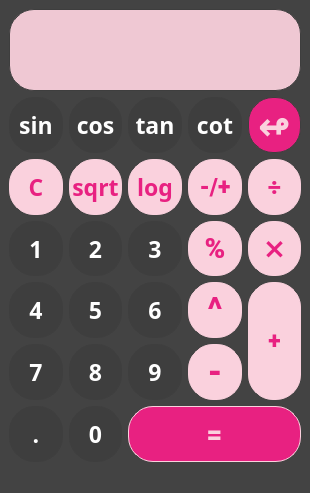
<?xml version="1.0" encoding="UTF-8"?>
<ui version="4.0">
 <class>window</class>
 <widget class="QMainWindow" name="window">
  <property name="geometry">
   <rect>
    <x>0</x>
    <y>0</y>
    <width>310</width>
    <height>493</height>
   </rect>
  </property>
  <property name="sizePolicy">
   <sizepolicy hsizetype="Expanding" vsizetype="Expanding">
    <horstretch>0</horstretch>
    <verstretch>0</verstretch>
   </sizepolicy>
  </property>
  <property name="font">
   <font>
    <bold>false</bold>
   </font>
  </property>
  <property name="windowTitle">
   <string>MainWindow</string>
  </property>
  <property name="styleSheet">
   <string notr="true">background-color:rgb(67, 67, 67);</string>
  </property>
  <widget class="QWidget" name="centralwidget">
   <layout class="QGridLayout" name="gridLayout">
    <item row="6" column="2" colspan="3">
     <widget class="QPushButton" name="result_button">
      <property name="sizePolicy">
       <sizepolicy hsizetype="Expanding" vsizetype="Expanding">
        <horstretch>0</horstretch>
        <verstretch>0</verstretch>
       </sizepolicy>
      </property>
      <property name="minimumSize">
       <size>
        <width>172</width>
        <height>52</height>
       </size>
      </property>
      <property name="maximumSize">
       <size>
        <width>16777215</width>
        <height>16777215</height>
       </size>
      </property>
      <property name="baseSize">
       <size>
        <width>75</width>
        <height>75</height>
       </size>
      </property>
      <property name="font">
       <font>
        <family>Roboto Black</family>
        <pointsize>20</pointsize>
        <bold>true</bold>
       </font>
      </property>
      <property name="autoFillBackground">
       <bool>false</bool>
      </property>
      <property name="styleSheet">
       <string notr="true">color:rgb(250, 209, 221);
background-color:rgb(232, 33, 129);
border-style: solid;
 border-width:1px;
 border-radius:25px;
 border-color:rgb(250, 209, 221);
 min-width:170px;
 min-height:50px;</string>
      </property>
      <property name="text">
       <string>=</string>
      </property>
      <property name="iconSize">
       <size>
        <width>20</width>
        <height>20</height>
       </size>
      </property>
     </widget>
    </item>
    <item row="1" column="0">
     <widget class="QPushButton" name="sin_button">
      <property name="sizePolicy">
       <sizepolicy hsizetype="Expanding" vsizetype="Expanding">
        <horstretch>0</horstretch>
        <verstretch>0</verstretch>
       </sizepolicy>
      </property>
      <property name="minimumSize">
       <size>
        <width>52</width>
        <height>52</height>
       </size>
      </property>
      <property name="maximumSize">
       <size>
        <width>16777215</width>
        <height>16777215</height>
       </size>
      </property>
      <property name="baseSize">
       <size>
        <width>75</width>
        <height>75</height>
       </size>
      </property>
      <property name="font">
       <font>
        <family>Script MT Bold</family>
        <pointsize>17</pointsize>
        <bold>true</bold>
       </font>
      </property>
      <property name="autoFillBackground">
       <bool>false</bool>
      </property>
      <property name="styleSheet">
       <string notr="true">color: rgb(255, 255, 255);
background-color:rgb(62, 62, 62);
border-style: solid;
 border-width:1px;
 border-radius:25px;
 border-color:rgb(62, 62, 62) ;
 min-width:50px;
 min-height:50px;</string>
      </property>
      <property name="text">
       <string>sin</string>
      </property>
      <property name="iconSize">
       <size>
        <width>20</width>
        <height>20</height>
       </size>
      </property>
     </widget>
    </item>
    <item row="1" column="4">
     <widget class="QPushButton" name="backspace_button">
      <property name="sizePolicy">
       <sizepolicy hsizetype="Expanding" vsizetype="Expanding">
        <horstretch>0</horstretch>
        <verstretch>0</verstretch>
       </sizepolicy>
      </property>
      <property name="minimumSize">
       <size>
        <width>52</width>
        <height>52</height>
       </size>
      </property>
      <property name="maximumSize">
       <size>
        <width>16777215</width>
        <height>16777215</height>
       </size>
      </property>
      <property name="baseSize">
       <size>
        <width>75</width>
        <height>75</height>
       </size>
      </property>
      <property name="font">
       <font>
        <family>Script MT Bold</family>
        <pointsize>29</pointsize>
        <bold>true</bold>
       </font>
      </property>
      <property name="autoFillBackground">
       <bool>false</bool>
      </property>
      <property name="styleSheet">
       <string notr="true">color:rgb(250, 209, 221);
background-color:rgb(232, 33, 129);
border-style: solid;
 border-width:1px;
 border-radius:25px;
 border-color:rgb(62, 62, 62) ;
 min-width:50px;
 min-height:50px;</string>
      </property>
      <property name="text">
       <string>↫</string>
      </property>
      <property name="iconSize">
       <size>
        <width>20</width>
        <height>20</height>
       </size>
      </property>
     </widget>
    </item>
    <item row="2" column="0">
     <widget class="QPushButton" name="AC_button">
      <property name="sizePolicy">
       <sizepolicy hsizetype="Expanding" vsizetype="Expanding">
        <horstretch>0</horstretch>
        <verstretch>0</verstretch>
       </sizepolicy>
      </property>
      <property name="minimumSize">
       <size>
        <width>52</width>
        <height>52</height>
       </size>
      </property>
      <property name="maximumSize">
       <size>
        <width>16777215</width>
        <height>16777215</height>
       </size>
      </property>
      <property name="baseSize">
       <size>
        <width>75</width>
        <height>75</height>
       </size>
      </property>
      <property name="font">
       <font>
        <family>Script MT Bold</family>
        <pointsize>17</pointsize>
        <bold>true</bold>
       </font>
      </property>
      <property name="autoFillBackground">
       <bool>false</bool>
      </property>
      <property name="styleSheet">
       <string notr="true">background-color:rgb(250, 209, 221);
color:rgb(232, 33, 129);
border-style: solid;
 border-width:1px;
 border-radius:25px;
 border-color:rgb(250, 209, 221);
 min-width:50px;
 min-height:50px;</string>
      </property>
      <property name="text">
       <string>C</string>
      </property>
      <property name="iconSize">
       <size>
        <width>20</width>
        <height>20</height>
       </size>
      </property>
     </widget>
    </item>
    <item row="3" column="2">
     <widget class="QPushButton" name="three_button">
      <property name="sizePolicy">
       <sizepolicy hsizetype="Expanding" vsizetype="Expanding">
        <horstretch>0</horstretch>
        <verstretch>0</verstretch>
       </sizepolicy>
      </property>
      <property name="minimumSize">
       <size>
        <width>52</width>
        <height>52</height>
       </size>
      </property>
      <property name="maximumSize">
       <size>
        <width>16777215</width>
        <height>16777215</height>
       </size>
      </property>
      <property name="baseSize">
       <size>
        <width>75</width>
        <height>75</height>
       </size>
      </property>
      <property name="font">
       <font>
        <family>Script MT Bold</family>
        <pointsize>17</pointsize>
        <bold>true</bold>
       </font>
      </property>
      <property name="autoFillBackground">
       <bool>false</bool>
      </property>
      <property name="styleSheet">
       <string notr="true">color: rgb(255, 255, 255);
background-color:rgb(62, 62, 62);
border-style: solid;
 border-width:1px;
 border-radius:25px;
 border-color:rgb(62, 62, 62) ;
 min-width:50px;
 min-height:50px;</string>
      </property>
      <property name="text">
       <string>3</string>
      </property>
      <property name="iconSize">
       <size>
        <width>20</width>
        <height>20</height>
       </size>
      </property>
     </widget>
    </item>
    <item row="3" column="4">
     <widget class="QPushButton" name="multiplication_button">
      <property name="sizePolicy">
       <sizepolicy hsizetype="Expanding" vsizetype="Expanding">
        <horstretch>0</horstretch>
        <verstretch>0</verstretch>
       </sizepolicy>
      </property>
      <property name="minimumSize">
       <size>
        <width>52</width>
        <height>52</height>
       </size>
      </property>
      <property name="maximumSize">
       <size>
        <width>16777215</width>
        <height>16777215</height>
       </size>
      </property>
      <property name="baseSize">
       <size>
        <width>75</width>
        <height>75</height>
       </size>
      </property>
      <property name="font">
       <font>
        <family>Roboto Black</family>
        <pointsize>21</pointsize>
        <bold>true</bold>
       </font>
      </property>
      <property name="layoutDirection">
       <enum>Qt::LeftToRight</enum>
      </property>
      <property name="autoFillBackground">
       <bool>false</bool>
      </property>
      <property name="styleSheet">
       <string notr="true">background-color:rgb(250, 209, 221);
color:rgb(232, 33, 129);
border-style: solid;
 border-width:1px;
 border-radius:25px;
 border-color:rgb(250, 209, 221);
 min-width:50px;
 min-height:50px;</string>
      </property>
      <property name="text">
       <string>⨯</string>
      </property>
      <property name="iconSize">
       <size>
        <width>20</width>
        <height>20</height>
       </size>
      </property>
     </widget>
    </item>
    <item row="0" column="0" colspan="5">
     <widget class="QLineEdit" name="showtext">
      <property name="sizePolicy">
       <sizepolicy hsizetype="Expanding" vsizetype="Expanding">
        <horstretch>0</horstretch>
        <verstretch>0</verstretch>
       </sizepolicy>
      </property>
      <property name="styleSheet">
       <string notr="true">color:rgb(232, 33, 129);
font: 700 38pt &quot;Script MT Bold&quot;;
background-color: rgb(239, 200, 211);
border-style: solid;
border-width:1px;
border-radius:25px;
border-color:rgb(62, 62, 62) ;
min-width:290px;
min-height:80px;</string>
      </property>
      <property name="readOnly">
       <bool>true</bool>
      </property>
     </widget>
    </item>
    <item row="6" column="1">
     <widget class="QPushButton" name="zero_button">
      <property name="sizePolicy">
       <sizepolicy hsizetype="Expanding" vsizetype="Expanding">
        <horstretch>0</horstretch>
        <verstretch>0</verstretch>
       </sizepolicy>
      </property>
      <property name="minimumSize">
       <size>
        <width>52</width>
        <height>52</height>
       </size>
      </property>
      <property name="maximumSize">
       <size>
        <width>16777215</width>
        <height>16777215</height>
       </size>
      </property>
      <property name="baseSize">
       <size>
        <width>75</width>
        <height>75</height>
       </size>
      </property>
      <property name="font">
       <font>
        <family>Script MT Bold</family>
        <pointsize>17</pointsize>
        <bold>true</bold>
       </font>
      </property>
      <property name="autoFillBackground">
       <bool>false</bool>
      </property>
      <property name="styleSheet">
       <string notr="true">color: rgb(255, 255, 255);
background-color:rgb(62, 62, 62);
border-style: solid;
 border-width:1px;
 border-radius:25px;
 border-color:rgb(62, 62, 62) ;
 min-width:50px;
 min-height:50px;</string>
      </property>
      <property name="text">
       <string>0</string>
      </property>
      <property name="iconSize">
       <size>
        <width>20</width>
        <height>20</height>
       </size>
      </property>
     </widget>
    </item>
    <item row="5" column="1">
     <widget class="QPushButton" name="eight_button">
      <property name="sizePolicy">
       <sizepolicy hsizetype="Expanding" vsizetype="Expanding">
        <horstretch>0</horstretch>
        <verstretch>0</verstretch>
       </sizepolicy>
      </property>
      <property name="minimumSize">
       <size>
        <width>52</width>
        <height>52</height>
       </size>
      </property>
      <property name="maximumSize">
       <size>
        <width>16777215</width>
        <height>16777215</height>
       </size>
      </property>
      <property name="baseSize">
       <size>
        <width>75</width>
        <height>75</height>
       </size>
      </property>
      <property name="font">
       <font>
        <family>Script MT Bold</family>
        <pointsize>17</pointsize>
        <bold>true</bold>
       </font>
      </property>
      <property name="autoFillBackground">
       <bool>false</bool>
      </property>
      <property name="styleSheet">
       <string notr="true">color: rgb(255, 255, 255);
background-color:rgb(62, 62, 62);
border-style: solid;
 border-width:1px;
 border-radius:25px;
 border-color:rgb(62, 62, 62) ;
 min-width:50px;
 min-height:50px;</string>
      </property>
      <property name="text">
       <string>8</string>
      </property>
      <property name="iconSize">
       <size>
        <width>20</width>
        <height>20</height>
       </size>
      </property>
     </widget>
    </item>
    <item row="2" column="4">
     <widget class="QPushButton" name="division_button">
      <property name="sizePolicy">
       <sizepolicy hsizetype="Preferred" vsizetype="Preferred">
        <horstretch>0</horstretch>
        <verstretch>0</verstretch>
       </sizepolicy>
      </property>
      <property name="minimumSize">
       <size>
        <width>52</width>
        <height>52</height>
       </size>
      </property>
      <property name="maximumSize">
       <size>
        <width>16777215</width>
        <height>16777215</height>
       </size>
      </property>
      <property name="baseSize">
       <size>
        <width>75</width>
        <height>75</height>
       </size>
      </property>
      <property name="font">
       <font>
        <family>Roboto Black</family>
        <pointsize>17</pointsize>
        <bold>true</bold>
       </font>
      </property>
      <property name="autoFillBackground">
       <bool>false</bool>
      </property>
      <property name="styleSheet">
       <string notr="true">background-color:rgb(250, 209, 221);
color:rgb(232, 33, 129);
border-style: solid;
 border-width:1px;
 border-radius:25px;
 border-color:rgb(250, 209, 221);
 min-width:50px;
 min-height:50px;</string>
      </property>
      <property name="text">
       <string>÷</string>
      </property>
      <property name="iconSize">
       <size>
        <width>20</width>
        <height>20</height>
       </size>
      </property>
     </widget>
    </item>
    <item row="5" column="2">
     <widget class="QPushButton" name="nine_button">
      <property name="sizePolicy">
       <sizepolicy hsizetype="Expanding" vsizetype="Expanding">
        <horstretch>0</horstretch>
        <verstretch>0</verstretch>
       </sizepolicy>
      </property>
      <property name="minimumSize">
       <size>
        <width>52</width>
        <height>52</height>
       </size>
      </property>
      <property name="maximumSize">
       <size>
        <width>16777215</width>
        <height>16777215</height>
       </size>
      </property>
      <property name="baseSize">
       <size>
        <width>75</width>
        <height>75</height>
       </size>
      </property>
      <property name="font">
       <font>
        <family>Script MT Bold</family>
        <pointsize>17</pointsize>
        <bold>true</bold>
       </font>
      </property>
      <property name="autoFillBackground">
       <bool>false</bool>
      </property>
      <property name="styleSheet">
       <string notr="true">color: rgb(255, 255, 255);
background-color:rgb(62, 62, 62);
border-style: solid;
 border-width:1px;
 border-radius:25px;
 border-color:rgb(62, 62, 62) ;
 min-width:50px;
 min-height:50px;</string>
      </property>
      <property name="text">
       <string>9</string>
      </property>
      <property name="iconSize">
       <size>
        <width>20</width>
        <height>20</height>
       </size>
      </property>
     </widget>
    </item>
    <item row="5" column="3">
     <widget class="QPushButton" name="subtraction_button">
      <property name="sizePolicy">
       <sizepolicy hsizetype="Expanding" vsizetype="Expanding">
        <horstretch>0</horstretch>
        <verstretch>0</verstretch>
       </sizepolicy>
      </property>
      <property name="minimumSize">
       <size>
        <width>52</width>
        <height>52</height>
       </size>
      </property>
      <property name="maximumSize">
       <size>
        <width>16777215</width>
        <height>16777215</height>
       </size>
      </property>
      <property name="baseSize">
       <size>
        <width>75</width>
        <height>75</height>
       </size>
      </property>
      <property name="font">
       <font>
        <family>Roboto Black</family>
        <pointsize>25</pointsize>
        <bold>true</bold>
       </font>
      </property>
      <property name="autoFillBackground">
       <bool>false</bool>
      </property>
      <property name="styleSheet">
       <string notr="true">background-color:rgb(250, 209, 221);
color:rgb(232, 33, 129);
border-style: solid;
 border-width:1px;
 border-radius:25px;
 border-color:rgb(250, 209, 221);
 min-width:50px;
 min-height:50px;</string>
      </property>
      <property name="text">
       <string>-</string>
      </property>
      <property name="iconSize">
       <size>
        <width>20</width>
        <height>20</height>
       </size>
      </property>
     </widget>
    </item>
    <item row="4" column="4" rowspan="2">
     <widget class="QPushButton" name="sum_button">
      <property name="sizePolicy">
       <sizepolicy hsizetype="Expanding" vsizetype="Expanding">
        <horstretch>0</horstretch>
        <verstretch>0</verstretch>
       </sizepolicy>
      </property>
      <property name="minimumSize">
       <size>
        <width>52</width>
        <height>112</height>
       </size>
      </property>
      <property name="maximumSize">
       <size>
        <width>16777215</width>
        <height>16777215</height>
       </size>
      </property>
      <property name="baseSize">
       <size>
        <width>75</width>
        <height>75</height>
       </size>
      </property>
      <property name="font">
       <font>
        <family>Roboto Black</family>
        <pointsize>17</pointsize>
        <bold>true</bold>
       </font>
      </property>
      <property name="autoFillBackground">
       <bool>false</bool>
      </property>
      <property name="styleSheet">
       <string notr="true">background-color:rgb(250, 209, 221);
color:rgb(232, 33, 129);
border-style: solid;
 border-width:1px;
 border-radius:25px;
 border-color:rgb(250, 209, 221);
 min-width:50px;
 min-height:110px;</string>
      </property>
      <property name="text">
       <string>+</string>
      </property>
      <property name="iconSize">
       <size>
        <width>20</width>
        <height>20</height>
       </size>
      </property>
     </widget>
    </item>
    <item row="1" column="3">
     <widget class="QPushButton" name="cot_button">
      <property name="sizePolicy">
       <sizepolicy hsizetype="Expanding" vsizetype="Expanding">
        <horstretch>0</horstretch>
        <verstretch>0</verstretch>
       </sizepolicy>
      </property>
      <property name="minimumSize">
       <size>
        <width>52</width>
        <height>52</height>
       </size>
      </property>
      <property name="maximumSize">
       <size>
        <width>16777215</width>
        <height>16777215</height>
       </size>
      </property>
      <property name="baseSize">
       <size>
        <width>75</width>
        <height>75</height>
       </size>
      </property>
      <property name="font">
       <font>
        <family>Script MT Bold</family>
        <pointsize>17</pointsize>
        <bold>true</bold>
       </font>
      </property>
      <property name="autoFillBackground">
       <bool>false</bool>
      </property>
      <property name="styleSheet">
       <string notr="true">color: rgb(255, 255, 255);
background-color:rgb(62, 62, 62);
border-style: solid;
 border-width:1px;
 border-radius:25px;
 border-color:rgb(62, 62, 62) ;
 min-width:50px;
 min-height:50px;</string>
      </property>
      <property name="text">
       <string>cot</string>
      </property>
      <property name="iconSize">
       <size>
        <width>20</width>
        <height>20</height>
       </size>
      </property>
     </widget>
    </item>
    <item row="3" column="3">
     <widget class="QPushButton" name="Percent_button">
      <property name="sizePolicy">
       <sizepolicy hsizetype="Expanding" vsizetype="Expanding">
        <horstretch>0</horstretch>
        <verstretch>0</verstretch>
       </sizepolicy>
      </property>
      <property name="minimumSize">
       <size>
        <width>52</width>
        <height>52</height>
       </size>
      </property>
      <property name="maximumSize">
       <size>
        <width>16777215</width>
        <height>16777215</height>
       </size>
      </property>
      <property name="baseSize">
       <size>
        <width>75</width>
        <height>75</height>
       </size>
      </property>
      <property name="font">
       <font>
        <family>Roboto Black</family>
        <pointsize>21</pointsize>
        <bold>true</bold>
       </font>
      </property>
      <property name="autoFillBackground">
       <bool>false</bool>
      </property>
      <property name="styleSheet">
       <string notr="true">background-color:rgb(250, 209, 221);
color:rgb(232, 33, 129);
border-style: solid;
 border-width:1px;
 border-radius:25px;
 border-color:rgb(250, 209, 221);
 min-width:50px;
 min-height:50px;</string>
      </property>
      <property name="text">
       <string>%</string>
      </property>
      <property name="iconSize">
       <size>
        <width>20</width>
        <height>20</height>
       </size>
      </property>
     </widget>
    </item>
    <item row="4" column="3">
     <widget class="QPushButton" name="power_button">
      <property name="sizePolicy">
       <sizepolicy hsizetype="Expanding" vsizetype="Expanding">
        <horstretch>0</horstretch>
        <verstretch>0</verstretch>
       </sizepolicy>
      </property>
      <property name="minimumSize">
       <size>
        <width>52</width>
        <height>52</height>
       </size>
      </property>
      <property name="maximumSize">
       <size>
        <width>16777215</width>
        <height>16777215</height>
       </size>
      </property>
      <property name="baseSize">
       <size>
        <width>75</width>
        <height>75</height>
       </size>
      </property>
      <property name="font">
       <font>
        <family>Roboto Black</family>
        <pointsize>25</pointsize>
        <bold>true</bold>
       </font>
      </property>
      <property name="autoFillBackground">
       <bool>false</bool>
      </property>
      <property name="styleSheet">
       <string notr="true">background-color:rgb(250, 209, 221);
color:rgb(232, 33, 129);
border-style: solid;
 border-width:1px;
 border-radius:25px;
 border-color:rgb(250, 209, 221);
 min-width:50px;
 min-height:50px;</string>
      </property>
      <property name="text">
       <string>^</string>
      </property>
      <property name="iconSize">
       <size>
        <width>20</width>
        <height>20</height>
       </size>
      </property>
     </widget>
    </item>
    <item row="4" column="1">
     <widget class="QPushButton" name="five_button">
      <property name="sizePolicy">
       <sizepolicy hsizetype="Expanding" vsizetype="Expanding">
        <horstretch>0</horstretch>
        <verstretch>0</verstretch>
       </sizepolicy>
      </property>
      <property name="minimumSize">
       <size>
        <width>52</width>
        <height>52</height>
       </size>
      </property>
      <property name="maximumSize">
       <size>
        <width>16777215</width>
        <height>16777215</height>
       </size>
      </property>
      <property name="baseSize">
       <size>
        <width>75</width>
        <height>75</height>
       </size>
      </property>
      <property name="font">
       <font>
        <family>Script MT Bold</family>
        <pointsize>17</pointsize>
        <bold>true</bold>
       </font>
      </property>
      <property name="autoFillBackground">
       <bool>false</bool>
      </property>
      <property name="styleSheet">
       <string notr="true">color: rgb(255, 255, 255);
background-color:rgb(62, 62, 62);
border-style: solid;
 border-width:1px;
 border-radius:25px;
 border-color:rgb(62, 62, 62) ;
 min-width:50px;
 min-height:50px;</string>
      </property>
      <property name="text">
       <string>5</string>
      </property>
      <property name="iconSize">
       <size>
        <width>20</width>
        <height>20</height>
       </size>
      </property>
     </widget>
    </item>
    <item row="2" column="1">
     <widget class="QPushButton" name="sqrt_button">
      <property name="sizePolicy">
       <sizepolicy hsizetype="Expanding" vsizetype="Expanding">
        <horstretch>0</horstretch>
        <verstretch>0</verstretch>
       </sizepolicy>
      </property>
      <property name="minimumSize">
       <size>
        <width>52</width>
        <height>52</height>
       </size>
      </property>
      <property name="maximumSize">
       <size>
        <width>16777215</width>
        <height>16777215</height>
       </size>
      </property>
      <property name="baseSize">
       <size>
        <width>75</width>
        <height>75</height>
       </size>
      </property>
      <property name="font">
       <font>
        <family>Script MT Bold</family>
        <pointsize>17</pointsize>
        <bold>true</bold>
       </font>
      </property>
      <property name="autoFillBackground">
       <bool>false</bool>
      </property>
      <property name="styleSheet">
       <string notr="true">background-color:rgb(250, 209, 221);
color:rgb(232, 33, 129);
border-style: solid;
 border-width:1px;
 border-radius:25px;
 border-color:rgb(250, 209, 221);
 min-width:50px;
 min-height:50px;</string>
      </property>
      <property name="text">
       <string>sqrt</string>
      </property>
      <property name="iconSize">
       <size>
        <width>20</width>
        <height>20</height>
       </size>
      </property>
     </widget>
    </item>
    <item row="1" column="2">
     <widget class="QPushButton" name="tan_button">
      <property name="sizePolicy">
       <sizepolicy hsizetype="Expanding" vsizetype="Expanding">
        <horstretch>0</horstretch>
        <verstretch>0</verstretch>
       </sizepolicy>
      </property>
      <property name="minimumSize">
       <size>
        <width>52</width>
        <height>52</height>
       </size>
      </property>
      <property name="maximumSize">
       <size>
        <width>16777215</width>
        <height>16777215</height>
       </size>
      </property>
      <property name="baseSize">
       <size>
        <width>75</width>
        <height>75</height>
       </size>
      </property>
      <property name="font">
       <font>
        <family>Script MT Bold</family>
        <pointsize>17</pointsize>
        <bold>true</bold>
       </font>
      </property>
      <property name="autoFillBackground">
       <bool>false</bool>
      </property>
      <property name="styleSheet">
       <string notr="true">color: rgb(255, 255, 255);
background-color:rgb(62, 62, 62);
border-style: solid;
 border-width:1px;
 border-radius:25px;
 border-color:rgb(62, 62, 62) ;

 min-width:50px;
 min-height:50px;</string>
      </property>
      <property name="text">
       <string>tan</string>
      </property>
      <property name="iconSize">
       <size>
        <width>20</width>
        <height>20</height>
       </size>
      </property>
     </widget>
    </item>
    <item row="2" column="3">
     <widget class="QPushButton" name="change_sign_button">
      <property name="sizePolicy">
       <sizepolicy hsizetype="Preferred" vsizetype="Preferred">
        <horstretch>0</horstretch>
        <verstretch>0</verstretch>
       </sizepolicy>
      </property>
      <property name="minimumSize">
       <size>
        <width>52</width>
        <height>52</height>
       </size>
      </property>
      <property name="maximumSize">
       <size>
        <width>16777215</width>
        <height>16777215</height>
       </size>
      </property>
      <property name="baseSize">
       <size>
        <width>75</width>
        <height>75</height>
       </size>
      </property>
      <property name="font">
       <font>
        <family>Roboto Black</family>
        <pointsize>17</pointsize>
        <bold>true</bold>
       </font>
      </property>
      <property name="autoFillBackground">
       <bool>false</bool>
      </property>
      <property name="styleSheet">
       <string notr="true">background-color:rgb(250, 209, 221);
color:rgb(232, 33, 129);
border-style: solid;
 border-width:1px;
 border-radius:25px;
 border-color:rgb(250, 209, 221);
 min-width:50px;
 min-height:50px;</string>
      </property>
      <property name="text">
       <string>-/+</string>
      </property>
      <property name="iconSize">
       <size>
        <width>20</width>
        <height>20</height>
       </size>
      </property>
     </widget>
    </item>
    <item row="2" column="2">
     <widget class="QPushButton" name="log_button">
      <property name="sizePolicy">
       <sizepolicy hsizetype="Preferred" vsizetype="Preferred">
        <horstretch>0</horstretch>
        <verstretch>0</verstretch>
       </sizepolicy>
      </property>
      <property name="minimumSize">
       <size>
        <width>52</width>
        <height>52</height>
       </size>
      </property>
      <property name="maximumSize">
       <size>
        <width>16777215</width>
        <height>16777215</height>
       </size>
      </property>
      <property name="baseSize">
       <size>
        <width>75</width>
        <height>75</height>
       </size>
      </property>
      <property name="font">
       <font>
        <family>Script MT Bold</family>
        <pointsize>17</pointsize>
        <bold>true</bold>
       </font>
      </property>
      <property name="autoFillBackground">
       <bool>false</bool>
      </property>
      <property name="styleSheet">
       <string notr="true">background-color:rgb(250, 209, 221);
color:rgb(232, 33, 129);
border-style: solid;
 border-width:1px;
 border-radius:25px;
 border-color:rgb(250, 209, 221);
 min-width:50px;
 min-height:50px;</string>
      </property>
      <property name="text">
       <string>log</string>
      </property>
      <property name="iconSize">
       <size>
        <width>20</width>
        <height>20</height>
       </size>
      </property>
     </widget>
    </item>
    <item row="4" column="0">
     <widget class="QPushButton" name="four_button">
      <property name="sizePolicy">
       <sizepolicy hsizetype="Expanding" vsizetype="Expanding">
        <horstretch>0</horstretch>
        <verstretch>0</verstretch>
       </sizepolicy>
      </property>
      <property name="minimumSize">
       <size>
        <width>52</width>
        <height>52</height>
       </size>
      </property>
      <property name="maximumSize">
       <size>
        <width>16777215</width>
        <height>16777215</height>
       </size>
      </property>
      <property name="baseSize">
       <size>
        <width>75</width>
        <height>75</height>
       </size>
      </property>
      <property name="font">
       <font>
        <family>Script MT Bold</family>
        <pointsize>17</pointsize>
        <bold>true</bold>
       </font>
      </property>
      <property name="autoFillBackground">
       <bool>false</bool>
      </property>
      <property name="styleSheet">
       <string notr="true">color: rgb(255, 255, 255);
background-color:rgb(62, 62, 62);
border-style: solid;
 border-width:1px;
 border-radius:25px;
 border-color:rgb(62, 62, 62) ;
 min-width:50px;
 min-height:50px;</string>
      </property>
      <property name="text">
       <string>4</string>
      </property>
      <property name="iconSize">
       <size>
        <width>20</width>
        <height>20</height>
       </size>
      </property>
     </widget>
    </item>
    <item row="1" column="1">
     <widget class="QPushButton" name="cos_button">
      <property name="sizePolicy">
       <sizepolicy hsizetype="Expanding" vsizetype="Expanding">
        <horstretch>0</horstretch>
        <verstretch>0</verstretch>
       </sizepolicy>
      </property>
      <property name="minimumSize">
       <size>
        <width>52</width>
        <height>52</height>
       </size>
      </property>
      <property name="maximumSize">
       <size>
        <width>16777215</width>
        <height>16777215</height>
       </size>
      </property>
      <property name="baseSize">
       <size>
        <width>75</width>
        <height>75</height>
       </size>
      </property>
      <property name="font">
       <font>
        <family>Script MT Bold</family>
        <pointsize>17</pointsize>
        <bold>true</bold>
       </font>
      </property>
      <property name="autoFillBackground">
       <bool>false</bool>
      </property>
      <property name="styleSheet">
       <string notr="true">color: rgb(255, 255, 255);
background-color:rgb(62, 62, 62);
border-style: solid;
 border-width:1px;
 border-radius:25px;
 border-color:rgb(62, 62, 62) ;

 min-width:50px;
 min-height:50px;</string>
      </property>
      <property name="text">
       <string>cos</string>
      </property>
      <property name="iconSize">
       <size>
        <width>20</width>
        <height>20</height>
       </size>
      </property>
     </widget>
    </item>
    <item row="4" column="2">
     <widget class="QPushButton" name="six_button">
      <property name="sizePolicy">
       <sizepolicy hsizetype="Expanding" vsizetype="Expanding">
        <horstretch>0</horstretch>
        <verstretch>0</verstretch>
       </sizepolicy>
      </property>
      <property name="minimumSize">
       <size>
        <width>52</width>
        <height>52</height>
       </size>
      </property>
      <property name="maximumSize">
       <size>
        <width>16777215</width>
        <height>16777215</height>
       </size>
      </property>
      <property name="baseSize">
       <size>
        <width>75</width>
        <height>75</height>
       </size>
      </property>
      <property name="font">
       <font>
        <family>Script MT Bold</family>
        <pointsize>17</pointsize>
        <bold>true</bold>
       </font>
      </property>
      <property name="autoFillBackground">
       <bool>false</bool>
      </property>
      <property name="styleSheet">
       <string notr="true">color: rgb(255, 255, 255);
background-color:rgb(62, 62, 62);
border-style: solid;
 border-width:1px;
 border-radius:25px;
 border-color:rgb(62, 62, 62) ;
 min-width:50px;
 min-height:50px;</string>
      </property>
      <property name="text">
       <string>6</string>
      </property>
      <property name="iconSize">
       <size>
        <width>20</width>
        <height>20</height>
       </size>
      </property>
     </widget>
    </item>
    <item row="3" column="1">
     <widget class="QPushButton" name="two_button">
      <property name="sizePolicy">
       <sizepolicy hsizetype="Expanding" vsizetype="Expanding">
        <horstretch>0</horstretch>
        <verstretch>0</verstretch>
       </sizepolicy>
      </property>
      <property name="minimumSize">
       <size>
        <width>52</width>
        <height>52</height>
       </size>
      </property>
      <property name="maximumSize">
       <size>
        <width>16777215</width>
        <height>16777215</height>
       </size>
      </property>
      <property name="baseSize">
       <size>
        <width>75</width>
        <height>75</height>
       </size>
      </property>
      <property name="font">
       <font>
        <family>Script MT Bold</family>
        <pointsize>17</pointsize>
        <bold>true</bold>
       </font>
      </property>
      <property name="autoFillBackground">
       <bool>false</bool>
      </property>
      <property name="styleSheet">
       <string notr="true">color: rgb(255, 255, 255);
background-color:rgb(62, 62, 62);
border-style: solid;
 border-width:1px;
 border-radius:25px;
 border-color:rgb(62, 62, 62) ;
 min-width:50px;
 min-height:50px;</string>
      </property>
      <property name="text">
       <string>2</string>
      </property>
      <property name="iconSize">
       <size>
        <width>20</width>
        <height>20</height>
       </size>
      </property>
     </widget>
    </item>
    <item row="5" column="0">
     <widget class="QPushButton" name="seven_button">
      <property name="sizePolicy">
       <sizepolicy hsizetype="Expanding" vsizetype="Expanding">
        <horstretch>0</horstretch>
        <verstretch>0</verstretch>
       </sizepolicy>
      </property>
      <property name="minimumSize">
       <size>
        <width>52</width>
        <height>52</height>
       </size>
      </property>
      <property name="maximumSize">
       <size>
        <width>16777215</width>
        <height>16777215</height>
       </size>
      </property>
      <property name="baseSize">
       <size>
        <width>75</width>
        <height>75</height>
       </size>
      </property>
      <property name="font">
       <font>
        <family>Script MT Bold</family>
        <pointsize>17</pointsize>
        <bold>true</bold>
       </font>
      </property>
      <property name="autoFillBackground">
       <bool>false</bool>
      </property>
      <property name="styleSheet">
       <string notr="true">color: rgb(255, 255, 255);
background-color:rgb(62, 62, 62);
border-style: solid;
 border-width:1px;
 border-radius:25px;
 border-color:rgb(62, 62, 62) ;
 min-width:50px;
 min-height:50px;</string>
      </property>
      <property name="text">
       <string>7</string>
      </property>
      <property name="iconSize">
       <size>
        <width>20</width>
        <height>20</height>
       </size>
      </property>
     </widget>
    </item>
    <item row="6" column="0">
     <widget class="QPushButton" name="auditor_button">
      <property name="sizePolicy">
       <sizepolicy hsizetype="Expanding" vsizetype="Expanding">
        <horstretch>0</horstretch>
        <verstretch>0</verstretch>
       </sizepolicy>
      </property>
      <property name="minimumSize">
       <size>
        <width>52</width>
        <height>52</height>
       </size>
      </property>
      <property name="maximumSize">
       <size>
        <width>16777215</width>
        <height>16777215</height>
       </size>
      </property>
      <property name="baseSize">
       <size>
        <width>75</width>
        <height>75</height>
       </size>
      </property>
      <property name="font">
       <font>
        <family>Script MT Bold</family>
        <pointsize>17</pointsize>
        <bold>true</bold>
       </font>
      </property>
      <property name="autoFillBackground">
       <bool>false</bool>
      </property>
      <property name="styleSheet">
       <string notr="true">color: rgb(255, 255, 255);
background-color:rgb(62, 62, 62);
border-style: solid;
 border-width:1px;
 border-radius:25px;
 border-color:rgb(62, 62, 62) ;
 min-width:50px;
 min-height:50px;</string>
      </property>
      <property name="text">
       <string>.</string>
      </property>
      <property name="iconSize">
       <size>
        <width>20</width>
        <height>20</height>
       </size>
      </property>
     </widget>
    </item>
    <item row="3" column="0">
     <widget class="QPushButton" name="one_button">
      <property name="sizePolicy">
       <sizepolicy hsizetype="Expanding" vsizetype="Expanding">
        <horstretch>0</horstretch>
        <verstretch>0</verstretch>
       </sizepolicy>
      </property>
      <property name="minimumSize">
       <size>
        <width>52</width>
        <height>52</height>
       </size>
      </property>
      <property name="maximumSize">
       <size>
        <width>16777215</width>
        <height>16777215</height>
       </size>
      </property>
      <property name="baseSize">
       <size>
        <width>75</width>
        <height>75</height>
       </size>
      </property>
      <property name="font">
       <font>
        <family>Script MT Bold</family>
        <pointsize>17</pointsize>
        <bold>true</bold>
       </font>
      </property>
      <property name="autoFillBackground">
       <bool>false</bool>
      </property>
      <property name="styleSheet">
       <string notr="true">color: rgb(255, 255, 255);
background-color:rgb(62, 62, 62);
border-style: solid;
 border-width:1px;
 border-radius:25px;
 border-color:rgb(62, 62, 62) ;
 min-width:50px;
 min-height:50px;</string>
      </property>
      <property name="text">
       <string>1</string>
      </property>
      <property name="iconSize">
       <size>
        <width>20</width>
        <height>20</height>
       </size>
      </property>
     </widget>
    </item>
   </layout>
  </widget>
  <widget class="QMenuBar" name="menubar">
   <property name="geometry">
    <rect>
     <x>0</x>
     <y>0</y>
     <width>310</width>
     <height>22</height>
    </rect>
   </property>
  </widget>
  <widget class="QStatusBar" name="statusbar"/>
 </widget>
 <resources/>
 <connections/>
</ui>
